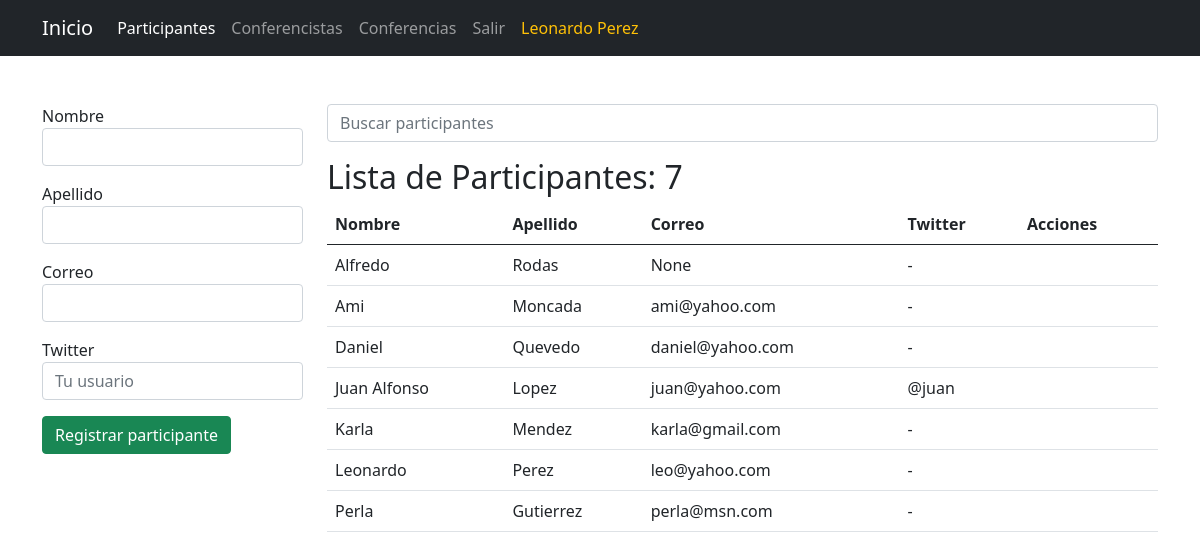
Screenshot of /registro/participantes/ (signed in) with the database file from the repository.
### app_registro/models.py (models this page shows)
class Participante(models.Model):
    nombre = models.CharField(max_length=25)
    apellido = models.CharField(max_length=25)
    correo = models.EmailField(null=True, blank=True)
    twitter = models.CharField(max_length=35, null=True, blank=True)
    user = models.OneToOneField(User, on_delete=models.CASCADE, null=True, blank=True)
    def __str__(self):
        return f'{self.nombre} {self.apellido}'

### app_registro/views.py (the view, shortened to what this page needs)
# urls.py: path('participantes/', views.participantes, name="participantes"),
@login_required()
def participantes(request):
    activo = 'participantes'
    q = request.GET.get('q')
    if q:
        data = Participante.objects.filter(nombre__startswith=q).order_by('nombre')
        '''
            select *
            from participantes
            where nombre like 'n%'
        '''
    else:
        data = Participante.objects.all().order_by('nombre')
    ctx = {
        'activo': activo,
        'participantes': data,
        'q': q
    }
    return render(request, 'registro/participantes.html', ctx)

### app_registro/templates/registro/participantes.html (shortened to what this page needs)
{% extends "base.html" %}
{% block container %}
    <div class="row">
        <div class="col-3">
            {% if p %}
            <form action="{% url 'registro:editar_participante' p.id %}" method="post">
            {% else %}
            <form action="{% url 'registro:participantes' %}" method="post">
            {% endif %}
                <div class="mb-3">
                    <label for="nombre">Nombre</label>
                    <input type="text" value="{{ p.nombre }}" name="nombre" id="nombre" class="form-control" required autofocus>
                </div>
                <div class="mb-3">
                    <label for="apellido">Apellido</label>
                    <input type="text" value="{{ p.apellido }}" name="apellido" id="apellido" class="form-control" required>
                </div>
                <div class="mb-3">
                    <label for="correo">Correo</label>
                    <input type="email" value="{{ p.correo }}" name="correo" id="correo" class="form-control" required>
                </div>
                <div class="mb-3">
                    <label for="twitter">Twitter</label>
                    <input type="text" value="{{ p.twitter }}" name="twitter" id="twitter" class="form-control" placeholder="Tu usuario" required>
                </div>
                <div class="mb-3">
                    {% if p %}
                    <input type="submit" class="btn btn-success" value="Actualizar participante">
                    {% else %}
                    <input type="submit" class="btn btn-success" value="Registrar participante">
                    {% endif %}
                </div>
            </form>
        </div>
        <div class="col-9">
            <form action="" method="get">
                <input type="search" name="q" value="{{ q|default_if_none:'' }}" class="form-control" placeholder="Buscar participantes">
            </form>
            <h2 class="mt-3">Lista de Participantes: {{ participantes.count }}</h2>
            <table class="table table-hover">
                <thead>
                    <tr>
                        <th>Nombre</th>
                        <th>Apellido</th>
                        <th>Correo</th>
                        <th>Twitter</th>
                        <th>Acciones</th>
                    </tr>
                </thead>
                <tbody>
                    {% for p in participantes %}
                    <tr>
                        <td>{{ p.nombre }}</td>
                        <td>{{ p.apellido }}</td>
                        <td>{{ p.correo }}</td>
                        <td>
                            {{ p.twitter|default_if_none:'-' }}
                        </td>
                        <td class="text-center">
                            <a onclick="if (!confirm('Confirme la eliminacion')) return false;" href="{% url 'registro:eliminar_participante' p.id %}" class="text-danger"><span class="fas fa-trash-alt"></span></a>
                            <a href="{% url 'registro:editar_participante' p.id %}" class="text-success"><span class="fas fa-edit"></span></a>
                        </td>
                    </tr>
                    {% empty %}
                    <tr>
                        <td colspan="5" class="text-danger text-center">No se encontraron resultados</td>
                    </tr>
                    {% endfor %}
                </tbody>
            </table>
        </div>
    </div>
{% endblock %}

### global_templates/base.html (shortened to what this page needs)
{% load static %}
<!DOCTYPE html>
<html lang="en">
<head>
    <link href="{% static 'registro/bootstrap/bootstrap.min.css' %}" rel="stylesheet">
    <link href="{% static 'registro/css/all.css' %}" rel="stylesheet"/>
</head>
<body>
    <nav class="navbar navbar-expand-lg navbar-dark bg-dark">
        <div class="container">
            <a class="navbar-brand" href="/">Inicio</a>
            <div class="collapse navbar-collapse" id="navbarNavAltMarkup">
                <div class="navbar-nav">
                    <a class="nav-link {% if activo == 'participantes' %}active{% endif %}" href="{% url 'registro:participantes' %}">Participantes</a>
                    <a class="nav-link {% if activo == 'conferencistas' %}active{% endif %}" href="#">Conferencistas</a>
                    <a class="nav-link {% if activo == 'conferencias' %}active{% endif %}" href="{% url 'registro:conferencias' %}">Conferencias</a>
                    <a class="nav-link" href="{% url 'logout_view' %}">Salir</a>
                    <a class="nav-link text-warning" href="{% url 'logout_view' %}">{{ request.user.participante }}</a>
                </div>
            </div>
        </div>
    </nav>
    <div class="container mt-5">
        {% block container %}{% endblock %}
    </div>
</body>
</html>

### rows the page displays
Participante: nombre "Alfredo", apellido "Rodas", correo "None", twitter "-"
Participante: nombre "Ami", apellido "Moncada", correo "ami@yahoo.com", twitter "-"
Participante: nombre "Daniel", apellido "Quevedo", correo "daniel@yahoo.com", twitter "-"
Participante: nombre "Juan Alfonso", apellido "Lopez", correo "juan@yahoo.com", twitter "@juan"
Participante: nombre "Karla", apellido "Mendez", correo "karla@gmail.com", twitter "-"
Participante: nombre "Leonardo", apellido "Perez", correo "leo@yahoo.com", twitter "-"
Participante: nombre "Perla", apellido "Gutierrez", correo "perla@msn.com", twitter "-"

### other values shown
{{ request.user.participante }} "Leonardo Perez"
{{ participantes.count }} "7"
